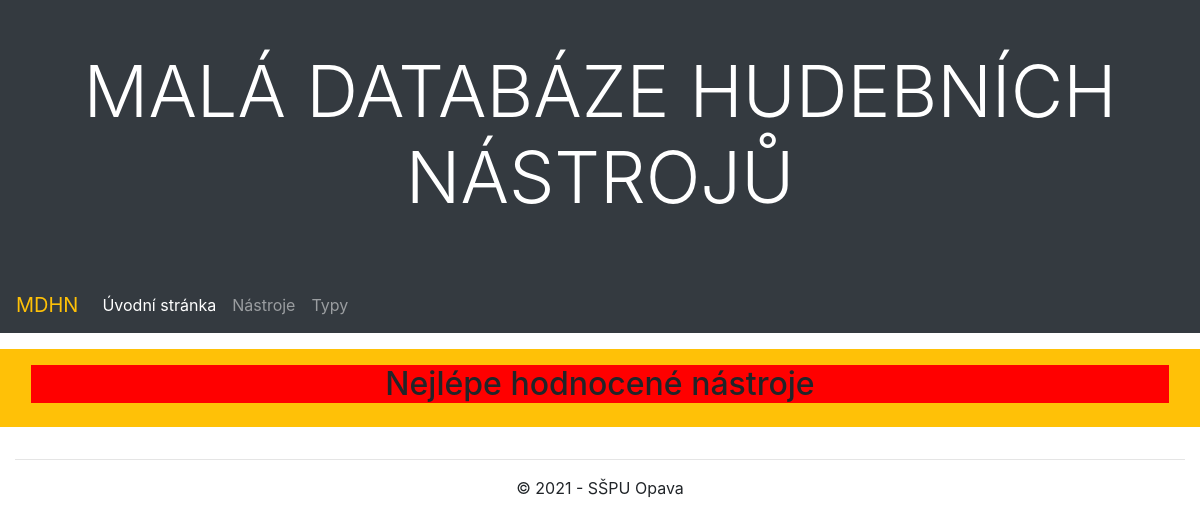
/music/, run on an earlier commit of the app's database.
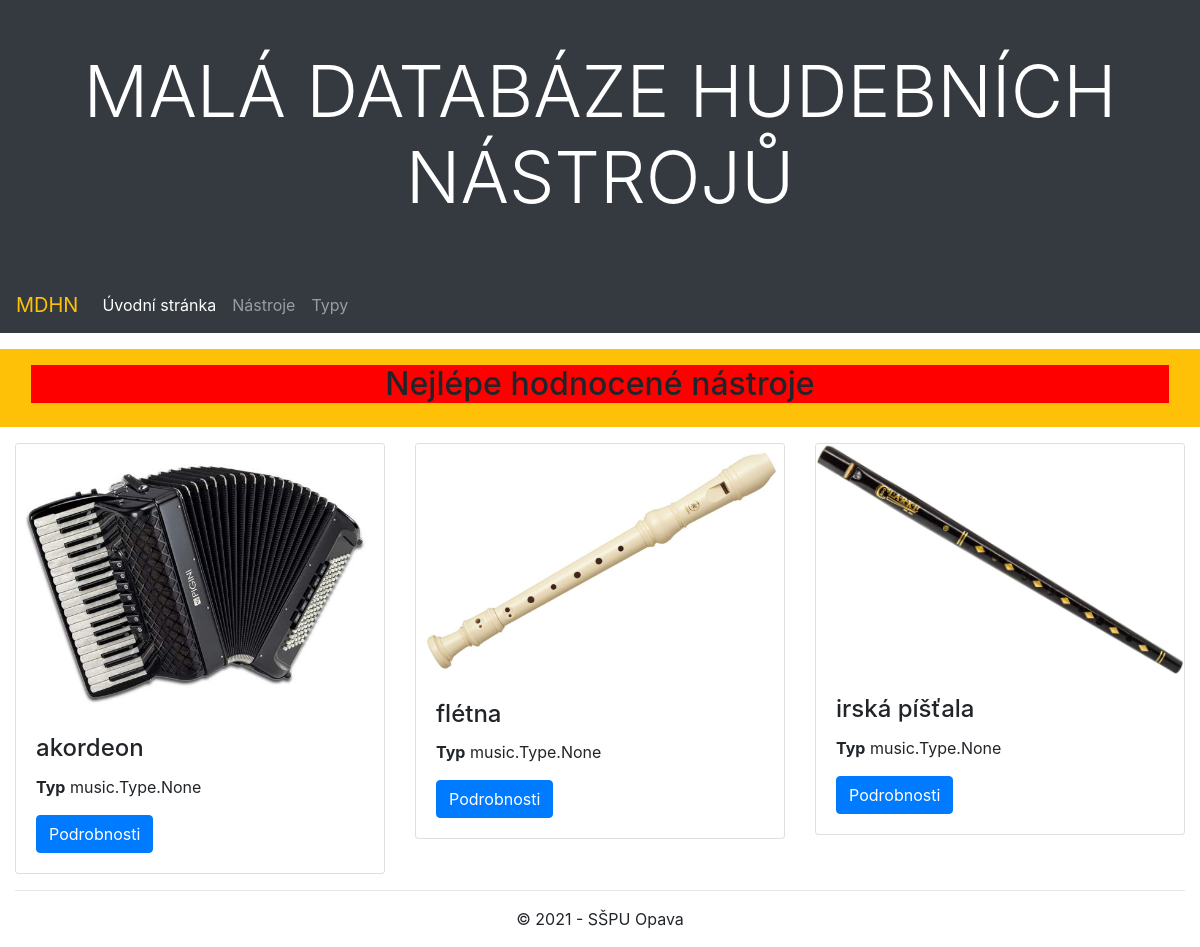
And on a later commit of the database.
### music/models.py (models this page shows, shortened)
class Instrument(models.Model):
    title = models.CharField(max_length=200, verbose_name="Title")
    history = models.TextField(blank=True, null=True, verbose_name="History")
    """ Zde mi to hlásí chybu, že nesná poster_path, ale proč? Vždy o několik řádků níž je poster_path definován. """
    poster = models.ImageField(upload_to=poster_path, blank=True, null=True, verbose_name="Poster")
    type = models.ManyToManyField(Type, help_text='Select a type for this instrument')
    class Meta:
        ordering = ["title"]

### music/views.py (the view)
# urls.py: path('', views.index, name='index'),
def index(request):
    instruments = Instrument.objects.order_by('title')[:3]
    context = {
        'instruments': instruments,
    }
    return render(request, 'index.html', context=context)

### music/templates/index.html
{% extends "base.html" %}
{% block content %}
<div class="row mt-3 mb-3 bg-warning p-3">
    <div class="col-sm-12">
        <h2 class="text-center">Nejlépe hodnocené nástroje</h2>
    </div>
</div>
<div class="row">
    {% for instrument in instruments %}
    <div class="col-sm-4">
        <div class="card">
            {% if instrument.poster %}
            <img class="card-img-top" src="{{ instrument.poster.url }}" alt="{{ instrument.title }}">
            {% endif %}
            <div class="card-body">
                <h4 class="card-title"> {{ instrument.title }}</h4>
                <p><strong>Typ</strong> {{ instrument.type }}</p>
                <a href="#" class="btn btn-primary">Podrobnosti</a>
            </div>
        </div>
    </div>
    {% endfor %}
</div>
{% endblock %}

### music/templates/base.html (shortened to what this page needs)
<!DOCTYPE html>
<html lang="cs">
<head>
    <link rel="stylesheet" href="https://maxcdn.bootstrapcdn.com/bootstrap/4.4.1/css/bootstrap.min.css">
    {% load static %}
    <link rel="stylesheet" href="{% static 'css/styles.css' %}">
</head>
<body>
    <header class="jumbotron-fluid p-5 text-center bg-dark">
        <h1 class="text-white text-uppercase display-3">Malá databáze hudebních nástrojů</h1>
    </header>
    <nav class="navbar navbar-expand-md bg-dark navbar-dark">
      <a class="navbar-brand text-warning" href="#">MDHN</a>
      <div class="collapse navbar-collapse" id="collapsibleNavbar">
        <ul class="navbar-nav">
          <li class="nav-item">
            <a class="nav-link active" href="{% url 'index' %}">Úvodní stránka</a>
          </li>
          <li class="nav-item">
            <a class="nav-link" href="#">Nástroje</a>
          </li>
          <li class="nav-item">
            <a class="nav-link" href="#">Typy</a>
          </li>
        </ul>
      </div>
    </nav>
<div class="container-fluid">
    {% block content %}{% endblock %}
</div>
<footer class="container-fluid text-center">
    <hr>
    <p>&copy; 2021 - SŠPU Opava</p>
</footer>
</body>
</html>

### music/static/css/styles.css (style rules this page uses)
h2 { background-color: red; }

What changed in the data, as far as the page shows it:
added Instrument: poster (picture), title "akordeon", type "music.Type.None"
added Instrument: poster (picture), title "flétna", type "music.Type.None"
added Instrument: poster (picture), title "irská píšťala", type "music.Type.None"
